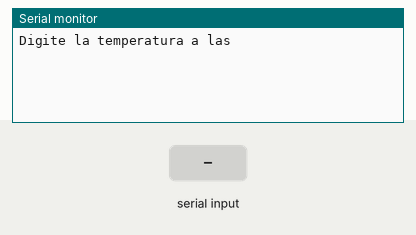
Recording of a program running on a simulated ESP32. Parts: the last lines printed to the serial monitor. The inputs (shaded band) are chosen by the test bench.

Above: at 1.2 s.
1.3 s: "90,45\n" received over Serial
At 2.1 s:
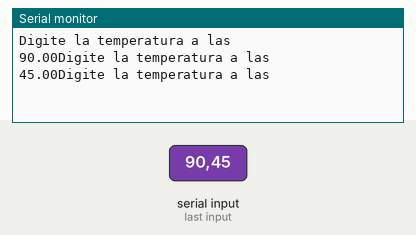
2.8 s: "30,150\n" received over Serial
At 4.3 s:
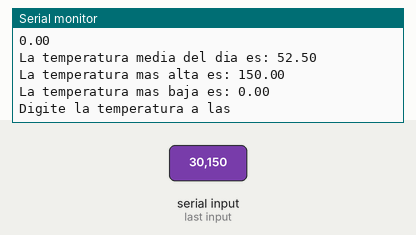
Timing chart, 0 to 5.8 s (numbered marks = the images above; inputs shaded):
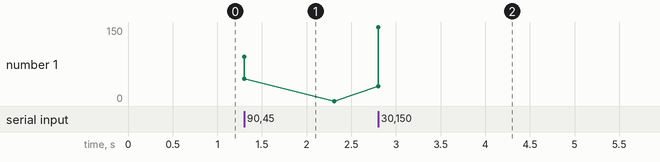

The program:

main.cpp
```cpp
/*4. Escriba un programa que tome cada 4 horas la temperatura exterior,
leyéndola durante un período de 24 horas. Es decir, debe leer 6 temperaturas.
Calcule la temperatura media del día, la temperatura más alta y la más baja.

#include<iostream>
#include<conio.h>

using namespace std;

int main(){
	float temperatura,suma_temperatura=0,temperatura_media;
	float temperatura_alta=0,temperatura_baja=999;

	for(int i=0;i<24;i+=4){ //vamos aumentando de 4 en 4 horas
		cout<<"Digite la temperatura a las "<<i<<": ";
		cin>>temperatura;

		suma_temperatura += temperatura;

		if(temperatura > temperatura_alta){
			temperatura_alta = temperatura;
		}
		if(temperatura < temperatura_baja){
			temperatura_baja = temperatura;
		}
	}

	temperatura_media = suma_temperatura / 6; //entre 6 porque son 6 temperaturas al dia

	cout<<"\nLa temperatura media del dia es: "<<temperatura_media<<endl;
	cout<<"La temperatura mas alta es: "<<temperatura_alta<<endl;
	cout<<"La temperatura mas baja es: "<<temperatura_baja<<endl;

	getch();
	return 0;
}
*/

#include <Arduino.h>

	float temperatura,suma_temperatura=0,temperatura_media;
	float temperatura_alta=0,temperatura_baja=999;

void setup()
{
  	Serial.begin(9600);
}

void loop()
{

	for(int i=0;i<24;i+=4){ //vamos aumentando de 4 en 4 horas
		Serial.println("Digite la temperatura a las "); while(!Serial.available()){} temperatura = Serial.parseInt();
		Serial.print(String(temperatura));

		suma_temperatura += temperatura;

		if(temperatura > temperatura_alta){
			temperatura_alta = temperatura;
		}
		if(temperatura < temperatura_baja){
			temperatura_baja = temperatura;
		}
	}

	temperatura_media = suma_temperatura / 6; //entre 6 porque son 6 temperaturas al dia

	Serial.println("\nLa temperatura media del dia es: " + String(temperatura_media));
	Serial.println("La temperatura mas alta es: " + String(temperatura_alta));
	Serial.println("La temperatura mas baja es: " + String(temperatura_baja));

}
```

Measured:
- after the input at 1.3 s, the serial monitor: prints a new line at once (image 1)
- after the input at 2.8 s, the serial monitor: prints a new line at once (image 2)
- plotted number 1: 0 → 150 after the input at 2.8 s
